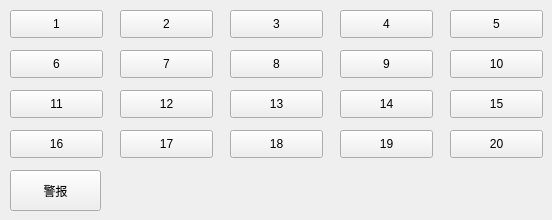
    <widget class="QWidget" name="tab_3">
     <attribute name="title">
      <string>电梯3</string>
     </attribute>
     <widget class="QPushButton" name="pushButton301">
      <property name="geometry">
       <rect>
        <x>10</x>
        <y>10</y>
        <width>93</width>
        <height>28</height>
       </rect>
      </property>
      <property name="text">
       <string>1</string>
      </property>
     </widget>
     <widget class="QPushButton" name="pushButton302">
      <property name="geometry">
       <rect>
        <x>120</x>
        <y>10</y>
        <width>93</width>
        <height>28</height>
       </rect>
      </property>
      <property name="text">
       <string>2</string>
      </property>
     </widget>
     <widget class="QPushButton" name="pushButton303">
      <property name="geometry">
       <rect>
        <x>230</x>
        <y>10</y>
        <width>93</width>
        <height>28</height>
       </rect>
      </property>
      <property name="text">
       <string>3</string>
      </property>
     </widget>
     <widget class="QPushButton" name="pushButton304">
      <property name="geometry">
       <rect>
        <x>340</x>
        <y>10</y>
        <width>93</width>
        <height>28</height>
       </rect>
      </property>
      <property name="text">
       <string>4</string>
      </property>
     </widget>
     <widget class="QPushButton" name="pushButton305">
      <property name="geometry">
       <rect>
        <x>450</x>
        <y>10</y>
        <width>93</width>
        <height>28</height>
       </rect>
      </property>
      <property name="text">
       <string>5</string>
      </property>
     </widget>
     <widget class="QPushButton" name="pushButton306">
      <property name="geometry">
       <rect>
        <x>10</x>
        <y>50</y>
        <width>93</width>
        <height>28</height>
       </rect>
      </property>
      <property name="text">
       <string>6</string>
      </property>
     </widget>
     <widget class="QPushButton" name="pushButton307">
      <property name="geometry">
       <rect>
        <x>120</x>
        <y>50</y>
        <width>93</width>
        <height>28</height>
       </rect>
      </property>
      <property name="text">
       <string>7</string>
      </property>
     </widget>
     <widget class="QPushButton" name="pushButton308">
      <property name="geometry">
       <rect>
        <x>230</x>
        <y>50</y>
        <width>93</width>
        <height>28</height>
       </rect>
      </property>
      <property name="text">
       <string>8</string>
      </property>
     </widget>
     <widget class="QPushButton" name="pushButton309">
      <property name="geometry">
       <rect>
        <x>340</x>
        <y>50</y>
        <width>93</width>
        <height>28</height>
       </rect>
      </property>
      <property name="text">
       <string>9</string>
      </property>
     </widget>
     <widget class="QPushButton" name="pushButton310">
      <property name="geometry">
       <rect>
        <x>450</x>
        <y>50</y>
        <width>93</width>
        <height>28</height>
       </rect>
      </property>
      <property name="text">
       <string>10</string>
      </property>
     </widget>
     <widget class="QPushButton" name="pushButton311">
      <property name="geometry">
       <rect>
        <x>10</x>
        <y>90</y>
        <width>93</width>
        <height>28</height>
       </rect>
      </property>
      <property name="text">
       <string>11</string>
      </property>
     </widget>
     <widget class="QPushButton" name="pushButton312">
      <property name="geometry">
       <rect>
        <x>120</x>
        <y>90</y>
        <width>93</width>
        <height>28</height>
       </rect>
      </property>
      <property name="text">
       <string>12</string>
      </property>
     </widget>
     <widget class="QPushButton" name="pushButton313">
      <property name="geometry">
       <rect>
        <x>230</x>
        <y>90</y>
        <width>93</width>
        <height>28</height>
       </rect>
      </property>
      <property name="text">
       <string>13</string>
      </property>
     </widget>
     <widget class="QPushButton" name="pushButton318">
      <property name="geometry">
       <rect>
        <x>230</x>
        <y>130</y>
        <width>93</width>
        <height>28</height>
       </rect>
      </property>
      <property name="text">
       <string>18</string>
      </property>
     </widget>
     <widget class="QPushButton" name="pushButton319">
      <property name="geometry">
       <rect>
        <x>340</x>
        <y>130</y>
        <width>93</width>
        <height>28</height>
       </rect>
      </property>
      <property name="text">
       <string>19</string>
      </property>
     </widget>
     <widget class="QPushButton" name="pushButton320">
      <property name="geometry">
       <rect>
        <x>450</x>
        <y>130</y>
        <width>93</width>
        <height>28</height>
       </rect>
      </property>
      <property name="text">
       <string>20</string>
      </property>
     </widget>
     <widget class="QPushButton" name="pushButton317">
      <property name="geometry">
       <rect>
        <x>120</x>
        <y>130</y>
        <width>93</width>
        <height>28</height>
       </rect>
      </property>
      <property name="text">
       <string>17</string>
      </property>
     </widget>
     <widget class="QPushButton" name="pushButton316">
      <property name="geometry">
       <rect>
        <x>10</x>
        <y>130</y>
        <width>93</width>
        <height>28</height>
       </rect>
      </property>
      <property name="text">
       <string>16</string>
      </property>
     </widget>
     <widget class="QPushButton" name="pushButton315">
      <property name="geometry">
       <rect>
        <x>450</x>
        <y>90</y>
        <width>93</width>
        <height>28</height>
       </rect>
      </property>
      <property name="text">
       <string>15</string>
      </property>
     </widget>
     <widget class="QPushButton" name="pushButton314">
      <property name="geometry">
       <rect>
        <x>340</x>
        <y>90</y>
        <width>93</width>
        <height>28</height>
       </rect>
      </property>
      <property name="text">
       <string>14</string>
      </property>
     </widget>
     <widget class="QPushButton" name="alarm3">
      <property name="geometry">
       <rect>
        <x>10</x>
        <y>170</y>
        <width>91</width>
        <height>41</height>
       </rect>
      </property>
      <property name="text">
       <string>警报</string>
      </property>
     </widget>
    </widget>
